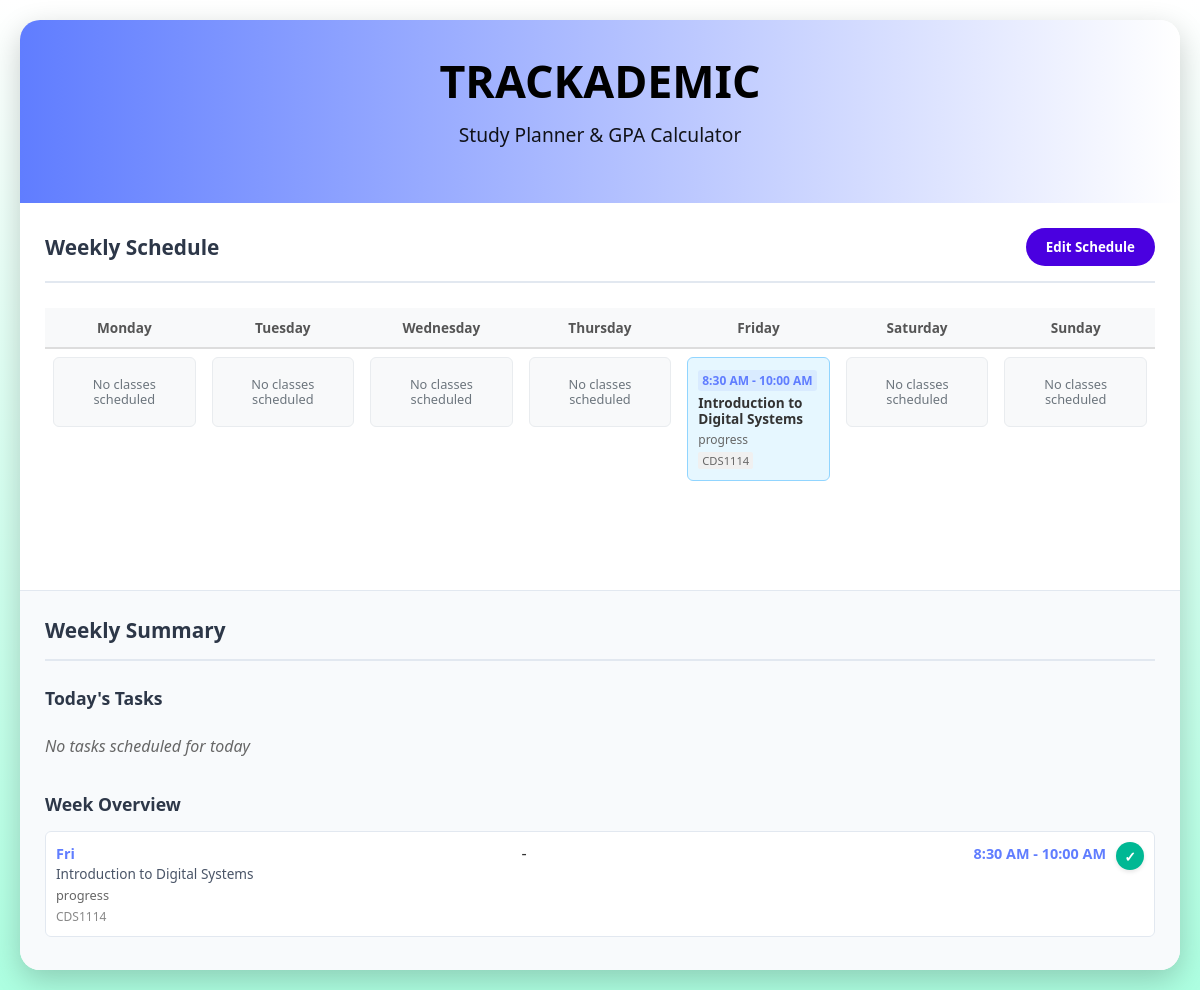
Page /trackademic/timetable (signed in) on the earlier database version.
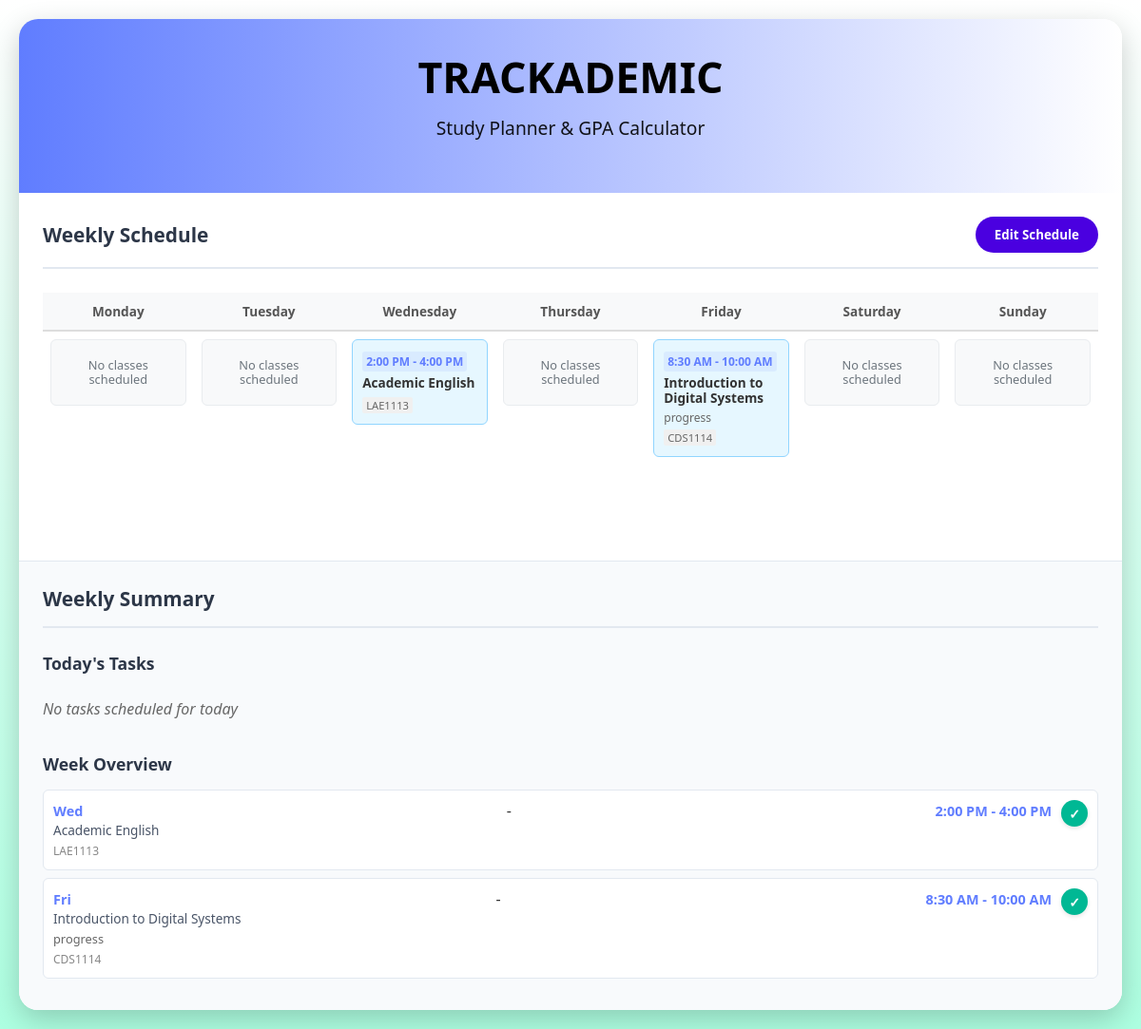
Same page on the later database version.
### tables this page shows
CREATE TABLE timetable (
        timetable_id INTEGER PRIMARY KEY AUTOINCREMENT,
        subject_id INTEGER NOT NULL,
        user_id INTEGER NOT NULL,
        day INTEGER NOT NULL,
        time_slot TEXT NOT NULL,
        task_description TEXT DEFAULT '',
        FOREIGN KEY (subject_id) REFERENCES subjects(subject_id),
        FOREIGN KEY (user_id) REFERENCES trackademic_users(user_id),
        UNIQUE(user_id, day, time_slot)
    );

CREATE TABLE subjects (
        subject_id INTEGER PRIMARY KEY AUTOINCREMENT,
        subject_name TEXT NOT NULL UNIQUE,
        subject_code TEXT UNIQUE,
        credit_hours INTEGER DEFAULT 3,
        task_description TEXT DEFAULT ''
    );

### app.py (the view)
@app.route('/trackademic/timetable')
def timetable():
    if 'user_id' not in session:
        return redirect('/login')
    user_id = session['user_id']
    conn = get_db_connection()
    timetable_data = conn.execute('''
        SELECT t.*, s.subject_name, s.subject_code, t.task_description
        FROM timetable t
        JOIN subjects s ON t.subject_id = s.subject_id
        WHERE t.user_id = ?
        ORDER BY t.day, t.time_slot
    ''', (user_id,)).fetchall()
    schedule = {}
    for item in timetable_data:
        day = item['day']
        time_slot = item['time_slot']
        if day not in schedule:
            schedule[day] = {}
        schedule[day][time_slot] = {
            'subject_name': item['subject_name'],
            'subject_code': item['subject_code'],
            'time_slot': time_slot,
            'task_description': item['task_description'],
            'subject_id': item['subject_id'],
            'timetable_id': item['timetable_id']
        }
    today_schedule = get_today_schedule(user_id)
    weekly_summary = get_weekly_summary(user_id)
    conn.close()
    return render_template('timetable.html', schedule=schedule, edit_mode=False,
                          today_schedule=today_schedule, weekly_summary=weekly_summary,
                          app_mode='trackademic')

### app.py (called while the page is built)
def get_db_connection(database='trackademic.db'):
    try:
        conn = sqlite3.connect(database, timeout=10)
        conn.row_factory = sqlite3.Row
        conn.execute("PRAGMA foreign_keys = ON")
        return conn
    except sqlite3.Error as e:
        print(f"Database connection error: {e}")
        return None

def get_today_schedule(user_id):
    today = datetime.datetime.today().weekday()
    conn = get_db_connection()
    today_schedule = conn.execute('''
        SELECT t.time_slot, s.subject_name, s.subject_code, t.task_description, s.subject_id
        FROM timetable t
        JOIN subjects s ON t.subject_id = s.subject_id
        WHERE t.user_id = ? AND t.day = ?
        ORDER BY t.time_slot
    ''', (user_id, today)).fetchall()
    conn.close()
    return today_schedule

def get_weekly_summary(user_id):
    conn = get_db_connection()
    weekly_summary = conn.execute('''
        SELECT
            t.day,
            t.time_slot,
            s.subject_name,
            s.subject_code,
            s.subject_id,
            t.task_description,
            COUNT(*) as task_count
        FROM timetable t
        JOIN subjects s ON t.subject_id = s.subject_id
        WHERE t.user_id = ?
        GROUP BY t.day, s.subject_name, t.time_slot
        ORDER BY t.day, t.time_slot
    ''', (user_id,)).fetchall()
    conn.close()
    return weekly_summary

### templates/timetable.html (shortened to what this page needs)
<!DOCTYPE html>
<html lang="en">
<head>
    <link rel="stylesheet" href="{{ url_for('static', filename='styles.css') }}">
</head>
<body>
    <div class="container">
        <header>
            <h1>TRACKADEMIC</h1>
            <p class="subtitle">Study Planner & GPA Calculator</p>
        </header>
        <div class="main-layout">
            <main class="middle-column">
                <div class="section-header">
                    <h2 class="schedule-title">Weekly Schedule</h2>
                    {% if edit_mode %}
                    <form method="GET" action="{{ url_for('timetable') }}">
                        <button type="submit" class="edit-btn">View Mode</button>
                    </form>
                    {% else %}
                    <form method="GET" action="{{ url_for('edit_timetable') }}">
                        <button type="submit" class="edit-btn">Edit Schedule</button>
                    </form>
                    {% endif %}
                </div>
                <section class="planner-table">
                    <table>
                        <thead>
                            <tr>
                                <th>Monday</th>
                                <th>Tuesday</th>
                                <th>Wednesday</th>
                                <th>Thursday</th>
                                <th>Friday</th>
                                <th>Saturday</th>
                                <th>Sunday</th>
                            </tr>
                        </thead>
                        <tbody>
                            <tr>
                                {% for day in range(7) %}
                                <td class="schedule-column">
                                    <div class="schedule-grid">
                                        {% if schedule.get(day) %}
                                            {% for time_slot, subject_data in schedule[day].items() %}
                                            <div class="schedule-cell filled">
                                                <div class="cell-content">
                                                    {% if not edit_mode %}
                                                        <div class="cell-time">{{ time_slot }}</div>
                                                    {% endif %}
                                                    <div class="cell-subject">{{ subject_data.subject_name }}</div>
                                                    {% if subject_data.task_description %}
                                                    <div class="cell-task-description" style="font-size: 0.75rem; color: #666; margin-top: 2px;">
                                                        {{ subject_data.task_description }}
                                                    </div>
                                                    {% endif %}
                                                    <div class="cell-code">{{ subject_data.subject_code }}</div>
                                                </div>
                                            </div>
                                            {% endfor %}
                                        {% else %}
                                            <div class="schedule-cell empty">
                                                <div class="empty-state">
                                                    <span class="empty-text">No classes scheduled</span>
                                                </div>
                                            </div>
                                        {% endif %}
                                    </div>
                                </td>
                                {% endfor %}
                            </tr>
                        </tbody>
                    </table>
                </section>
            </main>
            <aside class="right-column">
                <div class="section-header">
                    <h2 class="schedule-title">Weekly Summary</h2>
                </div>
                <div class="status-info">
                    <h3>Today's Tasks</h3>
                    {% if today_schedule %}
                    <ul class="today-schedule">
                        {% for item in today_schedule %}
                        <li>
                            <div>
                                <span class="schedule-time">{{ item.time_slot }}</span>
                                <div class="schedule-subject">{{ item.subject_name }}</div>
                                {% if item.task_description %}
                                <small style="color: #666; font-size: 0.8rem; margin-top: 3px; display: block;">
                                    {{ item.task_description }}
                                </small>
                                {% endif %}
                                <small style="color: #888; font-size: 0.75rem;">{{ item.subject_code }}</small>
                            </div>
                        </li>
                        {% endfor %}
                    </ul>
                    {% else %}
                    <p style="color: #666; font-style: italic; padding: 10px 0;">No tasks scheduled for today</p>
                    {% endif %}
                    <h3 style="margin-top: 25px;">Week Overview</h3>
                    {% if weekly_summary %}
                    <ul class="today-schedule">
                        {% for item in weekly_summary %}
                        <li>
                            <div style="display: flex; justify-content: space-between; align-items: flex-start;">
                                <div style="flex-grow: 1;">
                                    <div style="display: flex; justify-content: space-between; align-items: center;">
                                        <span class="schedule-time">{{ ['Mon','Tue','Wed','Thu','Fri','Sat','Sun'][item.day] }}</span>
                                        <span style="margin: 0 5px;">-</span>
                                        <span class="schedule-time">{{ item.time_slot }}</span>
                                    </div>
                                    <div class="schedule-subject">{{ item.subject_name }}</div>
                                    {% if item.task_description %}
                                    <small style="color: #666; font-size: 0.8rem; margin-top: 3px; display: block;">
                                        {{ item.task_description }}
                                    </small>
                                    {% endif %}
                                    <small style="color: #888; font-size: 0.75rem;">{{ item.subject_code }}</small>
                                </div>
                                <form method="POST" action="{{ url_for('complete_task') }}" class="complete-form"
                                      style="margin-left: 10px;">
                                    <button type="submit" class="complete-btn" title="Mark as done">
                                        ✓
                                    </button>
                                </form>
                            </div>
                        </li>
                        {% endfor %}
                    </ul>
                    {% else %}
                    <p style="color: #666; font-style: italic; padding: 10px 0;">No tasks scheduled this week</p>
                    {% endif %}
                </div>
            </aside>
        </div>
    </div>
</body>
</html>

### static/styles.css (style rules this page uses)
* { margin: 0; padding: 0; box-sizing: border-box; font-family: 'Segoe UI', Tahoma, Geneva, Verdana, sans-serif; }
body { background: linear-gradient(#ffffff 0%, #adffe1 100%); color: #333; padding: 20px; min-height: 100vh; }
.container { max-width: 1400px; margin: 0 auto; background: white; border-radius: 20px; box-shadow: 0 10px 30px rgba(0, 0, 0, 0.2); min-height: 90vh; overflow-x: hidden; }
header { background: linear-gradient(to right, #607dff, #ffffff); color: rgb(0, 0, 0); padding: 30px; text-align: center; }
header h1 { font-size: 2.8rem; margin-bottom: 10px; }
.subtitle { font-size: 1.2rem; opacity: 0.9; margin-bottom: 25px; }
.main-layout { display: grid; grid-template-columns: 1fr 350px; gap: 0; min-height: calc(100vh - 160px); }
.middle-column { padding: 25px; overflow-y: auto; }
.right-column { background: #f8fafc; border-left: 1px solid #e2e8f0; padding: 25px; width: 350px; }
.section-header { display: flex; justify-content: space-between; align-items: center; margin-bottom: 25px; padding-bottom: 15px; border-bottom: 2px solid #e2e8f0; }
.section-header h2 { font-size: 1.3rem; color: #2d3748; font-weight: 600; }
.edit-btn { background: #4a00e0; color: white; border: none; padding: 10px 20px; border-radius: 50px; font-weight: bold; cursor: pointer; transition: background 0.3s; }
.planner-table { padding: 0; overflow-x: auto; }
table { width: 100%; border-collapse: collapse; table-layout: fixed; }
th { padding: 12px 8px; text-align: center; color: #555; border-bottom: 2px solid #ddd; background: #f8f9fa; font-size: 0.9rem; white-space: nowrap; overflow: hidden; text-overflow: ellipsis; }
.schedule-column { vertical-align: top; padding: 8px; min-width: 140px; max-width: 140px; min-height: 300px; width: 14.28%; }
.schedule-grid { display: flex; flex-direction: column; gap: 8px; min-height: 200px; }
.schedule-cell { min-height: 70px; padding: 10px; border: 1px solid #e2e8f0; border-radius: 6px; position: relative; display: flex; align-items: center; justify-content: center; }
.schedule-cell.filled { background: #e6f7ff; border-color: #91d5ff; justify-content: flex-start; }
.schedule-cell.empty { background: #f8f9fa; border-color: #e9ecef; color: #6c757d; }
.schedule-cell.empty .empty-state { display: flex; flex-direction: column; align-items: center; gap: 6px; }
.schedule-cell.empty .empty-text { font-size: 0.8rem; color: #6c757d; text-align: center; line-height: 1.2; }
.cell-content { position: relative; width: 100%; }
.cell-time { font-size: 0.75rem; color: #607dff; font-weight: bold; margin-bottom: 4px; padding: 2px 4px; background: rgba(96, 125, 255, 0.1); border-radius: 3px; display: inline-block; }
.cell-subject { font-weight: 600; font-size: 0.85rem; color: #333; margin-bottom: 3px; line-height: 1.2; word-break: break-word; }
.cell-code { font-size: 0.7rem; color: #666; background: #f0f0f0; padding: 1px 4px; border-radius: 2px; display: inline-block; }
.status-info h3 { color: #2d3748; margin-bottom: 15px; font-size: 1.1rem; }
.today-schedule { list-style: none; padding: 0; }
.complete-form { display: inline-block; }
.complete-btn { background: #00b894; color: white; border: none; border-radius: 50%; width: 28px; height: 28px; font-size: 14px; font-weight: bold; cursor: pointer; display: flex; align-items: center; justify-content: center; transition: all 0.3s; box-shadow: 0 2px 4px rgba(0, 0, 0, 0.1); }
.today-schedule li { padding: 10px; margin-bottom: 8px; background: white; border-radius: 6px; border: 1px solid #e2e8f0; display: flex; justify-content: space-between; align-items: flex-start; }
.today-schedule li > div:first-child { flex-grow: 1; }
.schedule-time { font-weight: bold; color: #607dff; font-size: 0.9rem; }
.schedule-subject { font-size: 0.85rem; color: #4a5568; }
.schedule-title { font-size: 1.3rem; color: #2d3748; margin: 0; }
@media (max-width: 1200px) { .main-layout { grid-template-columns: 1fr; } }
@media (max-width: 1200px) { .right-column { width: 100%; border-left: none; border-top: 1px solid #e2e8f0; } }
@media (max-width: 1200px) { .schedule-column { min-width: 130px; max-width: 130px; } }
@media (max-width: 1200px) { th { font-size: 0.85rem; padding: 10px 6px; } }

Differences in the rows shown:
added timetable: time_slot "2:00 PM - 4:00 PM", subject_name "Academic English", subject_code "LAE1113"
now on this page (row unchanged): subjects: day "Wed", time_slot "2:00 PM - 4:00 PM", subject_name "Academic English", subject_code "LAE1113"
Other differences:
list line gone: "No classes scheduled"
